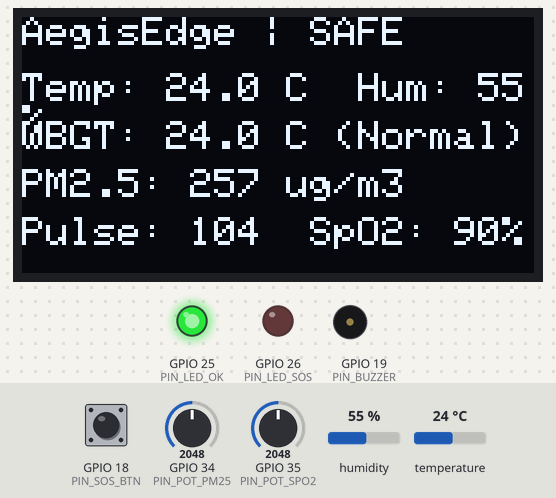
Bench run of a sketch on a simulated ESP32. Parts: 128×64 one-colour display, output pins drawn as LEDs (lit = HIGH), buzzer (waves = sounding). Inputs (shaded band) come from the test bench; at power-on: temperature 24 °C, humidity 55 %, GPIO 34 (PIN_POT_PM25) = 2048, GPIO 18 (PIN_SOS_BTN) HIGH, GPIO 35 (PIN_POT_SPO2) = 2048. What the sketch prints to the serial monitor is not drawn.

Above: at 2.7 s.
2.8 s: temperature set to 31.3 °C
At 5.0 s:
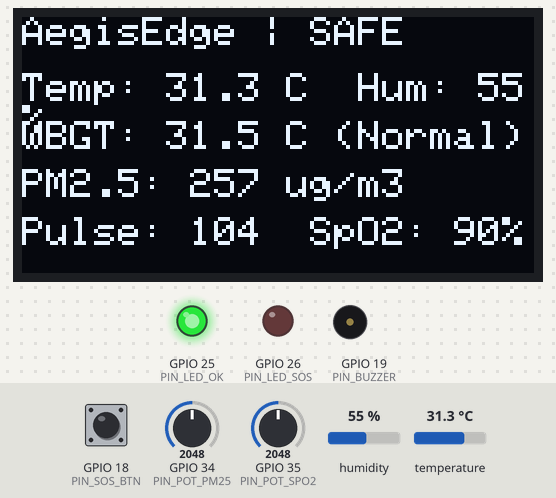
5.3 s: temperature set to 32.6 °C
At 6.25 s:
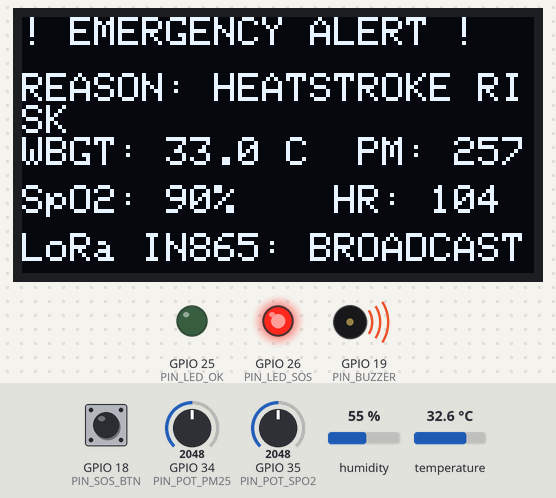
8.1 s: humidity set to 51 %
At 8.57 s:
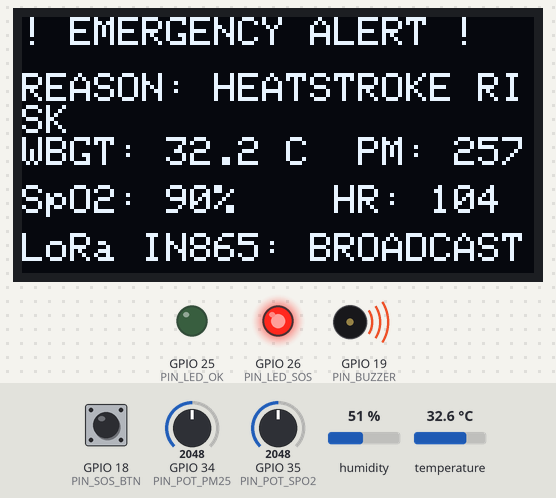
10.4 s: humidity set to 48 %
At 11.9 s:
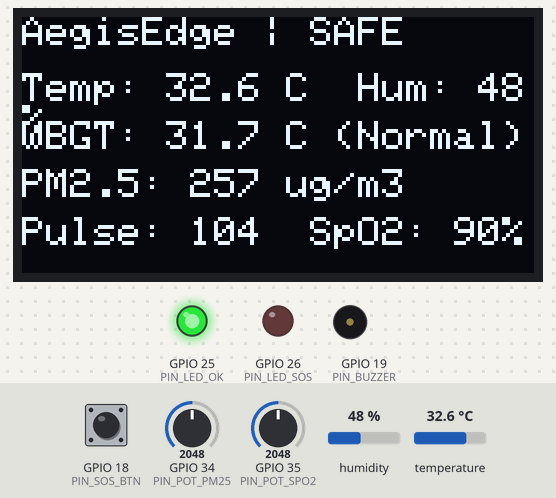
12.3 s: GPIO 34 (PIN_POT_PM25) set to 2775
At 13.0 s:
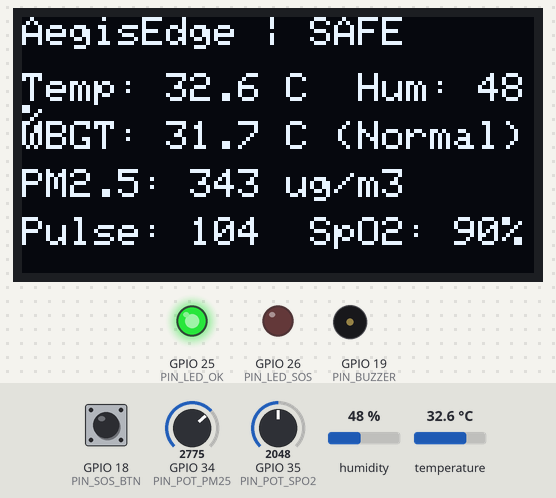
13.9 s: GPIO 34 (PIN_POT_PM25) set to 2866
At 14.16 s:
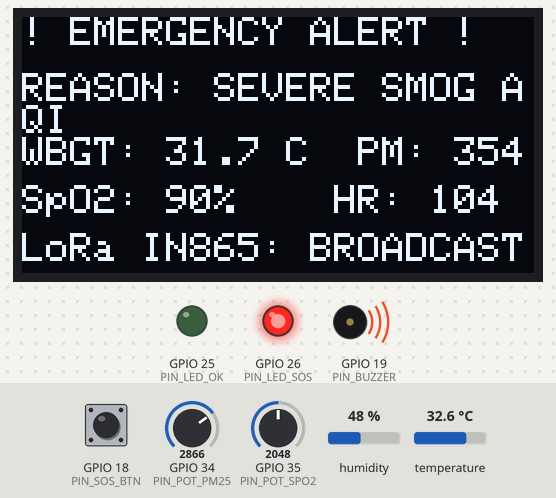
Timing chart, 0 to 17.0 s (numbered marks = the images above; inputs shaded):
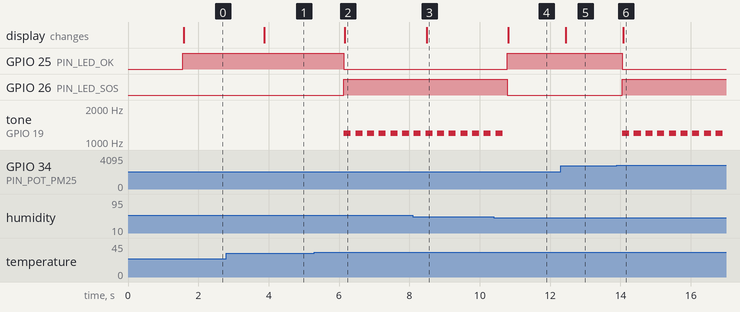

Measured:
- the behaviour switches between 31.7 and 31.8 °C on temperature (found by bisection; images 1 and 2)
- the behaviour switches between 50 and 49 % on humidity (found by bisection; images 3 and 4)
- the behaviour switches between 2828 and 2829 on GPIO 34 (PIN_POT_PM25) (found by bisection; images 5 and 6)
- after the input at 2.8 s, the display: changes after 1.1 s (image 1)
- after the input at 5.3 s, GPIO 25 (PIN_LED_OK): HIGH → LOW after 0.84 s; GPIO 26 (PIN_LED_SOS): LOW → HIGH after 0.84 s; tone on GPIO 19 (PIN_BUZZER): alternates 1200 Hz for 0.20 s and silent for 0.13 s, starting after 0.84 s; the display: changes after 0.87 s (image 2)
- after the input at 8.1 s, the display: changes after 0.39 s (image 3)
- after the input at 10.4 s, GPIO 25 (PIN_LED_OK): LOW → HIGH after 0.39 s; GPIO 26 (PIN_LED_SOS): HIGH → LOW after 0.39 s; tone on GPIO 19 (PIN_BUZZER): goes on until 10.6 s, then stays silent; the display: changes after 0.41 s (image 4)
- after the input at 12.3 s, the display: changes after 0.14 s (image 5)
- after the input at 13.9 s, GPIO 25 (PIN_LED_OK): HIGH → LOW after 0.15 s; GPIO 26 (PIN_LED_SOS): LOW → HIGH after 0.15 s; tone on GPIO 19 (PIN_BUZZER): alternates 1200 Hz for 0.20 s and silent for 0.13 s, starting after 0.15 s; the display: changes after 0.18 s (image 6)

The sketch:

sketch.ino
```cpp
#include <Wire.h>
#include <Adafruit_GFX.h>
#include <Adafruit_SSD1306.h>
#include <DHT.h>

#define SCREEN_WIDTH 128
#define SCREEN_HEIGHT 64
Adafruit_SSD1306 display(SCREEN_WIDTH, SCREEN_HEIGHT, &Wire, -1);

#define DHTPIN 4
#define DHTTYPE DHT22
DHT dht(DHTPIN, DHTTYPE);

#define PIN_POT_PM25 34
#define PIN_POT_SPO2 35
#define PIN_SOS_BTN  18
#define PIN_BUZZER   19
#define PIN_LED_OK   25
#define PIN_LED_SOS  26

// Duty-cycle simulation timer
unsigned long lastDutyCycleTime = 0;
bool laserActive = true;

void setup() {
  Serial.begin(115200);
  pinMode(PIN_SOS_BTN, INPUT_PULLUP);
  pinMode(PIN_BUZZER, OUTPUT);
  pinMode(PIN_LED_OK, OUTPUT);
  pinMode(PIN_LED_SOS, OUTPUT);

  dht.begin();

  if(!display.begin(SSD1306_SWITCHCAPVCC, 0x3C)) {
    Serial.println(F("SSD1306 allocation failed"));
    for(;;);
  }

  display.clearDisplay();
  display.setTextColor(WHITE);
  display.setTextSize(1);
  display.setCursor(10, 15);
  display.println("AegisEdge v1.0");
  display.setCursor(10, 30);
  display.println("QualShield AI Core");
  display.setCursor(10, 45);
  display.println("IN865 LoRa: READY");
  display.display();
  delay(1500);
}

// ISO 7243 WBGT Approximation Formula
float calculateWBGT(float tempC, float humidity) {
  float vaporPressure = (humidity / 100.0) * 6.105 * exp((17.27 * tempC) / (237.7 + tempC));
  float wbgt = 0.567 * tempC + 0.393 * vaporPressure + 3.94;
  return wbgt;
}

void loop() {
  float temp = dht.readTemperature();
  float hum = dht.readHumidity();
  if (isnan(temp) || isnan(hum)) {
    temp = 36.5;
    hum = 60.0;
  }

  // Calculate real-time WBGT
  float wbgt = calculateWBGT(temp, hum);

  // Read Potentiometers (Simulating SPS30 PM2.5 and MAX30102 SpO2)
  int rawPM25 = analogRead(PIN_POT_PM25);
  int pm25 = map(rawPM25, 0, 4095, 15, 500); // 15 to 500 ug/m3

  int rawSpO2 = analogRead(PIN_POT_SPO2);
  int spo2 = map(rawSpO2, 0, 4095, 80, 100); // 80% to 100%
  int heartRate = map(rawSpO2, 0, 4095, 135, 72); // Inversely proportional HR

  // Read Submersion/SOS Button
  bool sosTriggered = (digitalRead(PIN_SOS_BTN) == LOW);

  // Check Critical Emergency Conditions
  bool heatEmergency = (wbgt >= 32.0);      // High heat exhaustion danger
  bool smogEmergency = (pm25 >= 350);       // Hazardous PM2.5 level
  bool hypoxiaEmergency = (spo2 < 90);      // Acute respiratory drop

  bool isCritical = sosTriggered || heatEmergency || smogEmergency || hypoxiaEmergency;

  display.clearDisplay();

  if (isCritical) {
    digitalWrite(PIN_LED_SOS, HIGH);
    digitalWrite(PIN_LED_OK, LOW);

    // Siren tone
    tone(PIN_BUZZER, 1200, 200);

    display.setTextSize(1);
    display.setCursor(0, 0);
    display.print("! EMERGENCY ALERT !");

    display.setCursor(0, 14);
    if (sosTriggered) display.print("REASON: FLOOD/SOS CONTACT");
    else if (heatEmergency) display.print("REASON: HEATSTROKE RISK");
    else if (smogEmergency) display.print("REASON: SEVERE SMOG AQI");
    else if (hypoxiaEmergency) display.print("REASON: ACUTE HYPOXIA");

    display.setCursor(0, 30);
    display.printf("WBGT: %.1f C  PM: %d", wbgt, pm25);
    display.setCursor(0, 42);
    display.printf("SpO2: %d%%    HR: %d", spo2, heartRate);

    display.setCursor(0, 54);
    display.print("LoRa IN865: BROADCAST");

    // Output 32-byte binary triage telemetry to Serial (Qualcomm/NDRF schema)
    Serial.printf("{\"event\":\"SOS_EMERGENCY\",\"triage\":\"RED\",\"wbgt\":%.1f,\"pm25\":%d,\"spo2\":%d,\"hr\":%d,\"mesh\":\"IN865_865.2MHz\",\"payload_bytes\":32}\n",
                  wbgt, pm25, spo2, heartRate);
  } else {
    digitalWrite(PIN_LED_SOS, LOW);
    digitalWrite(PIN_LED_OK, HIGH);
    noTone(PIN_BUZZER);

    // Normal Monitoring Display
    display.setTextSize(1);
    display.setCursor(0, 0);
    display.print("AegisEdge | SAFE");

    display.setCursor(0, 14);
    display.printf("Temp: %.1f C  Hum: %.0f%%", temp, hum);

    display.setCursor(0, 26);
    display.printf("WBGT: %.1f C (Normal)", wbgt);

    display.setCursor(0, 38);
    display.printf("PM2.5: %d ug/m3", pm25);

    display.setCursor(0, 50);
    display.printf("Pulse: %d  SpO2: %d%%", heartRate, spo2);

    // Periodic Telemetry Stream
    if (millis() - lastDutyCycleTime > 3000) {
      lastDutyCycleTime = millis();
      Serial.printf("{\"status\":\"NORMAL\",\"temp\":%.1f,\"hum\":%.0f,\"wbgt\":%.1f,\"pm25\":%d,\"spo2\":%d,\"hr\":%d,\"duty_cycle\":\"10s/5min\"}\n",
                    temp, hum, wbgt, pm25, spo2, heartRate);
    }
  }

  display.display();
  delay(300);
}
```
